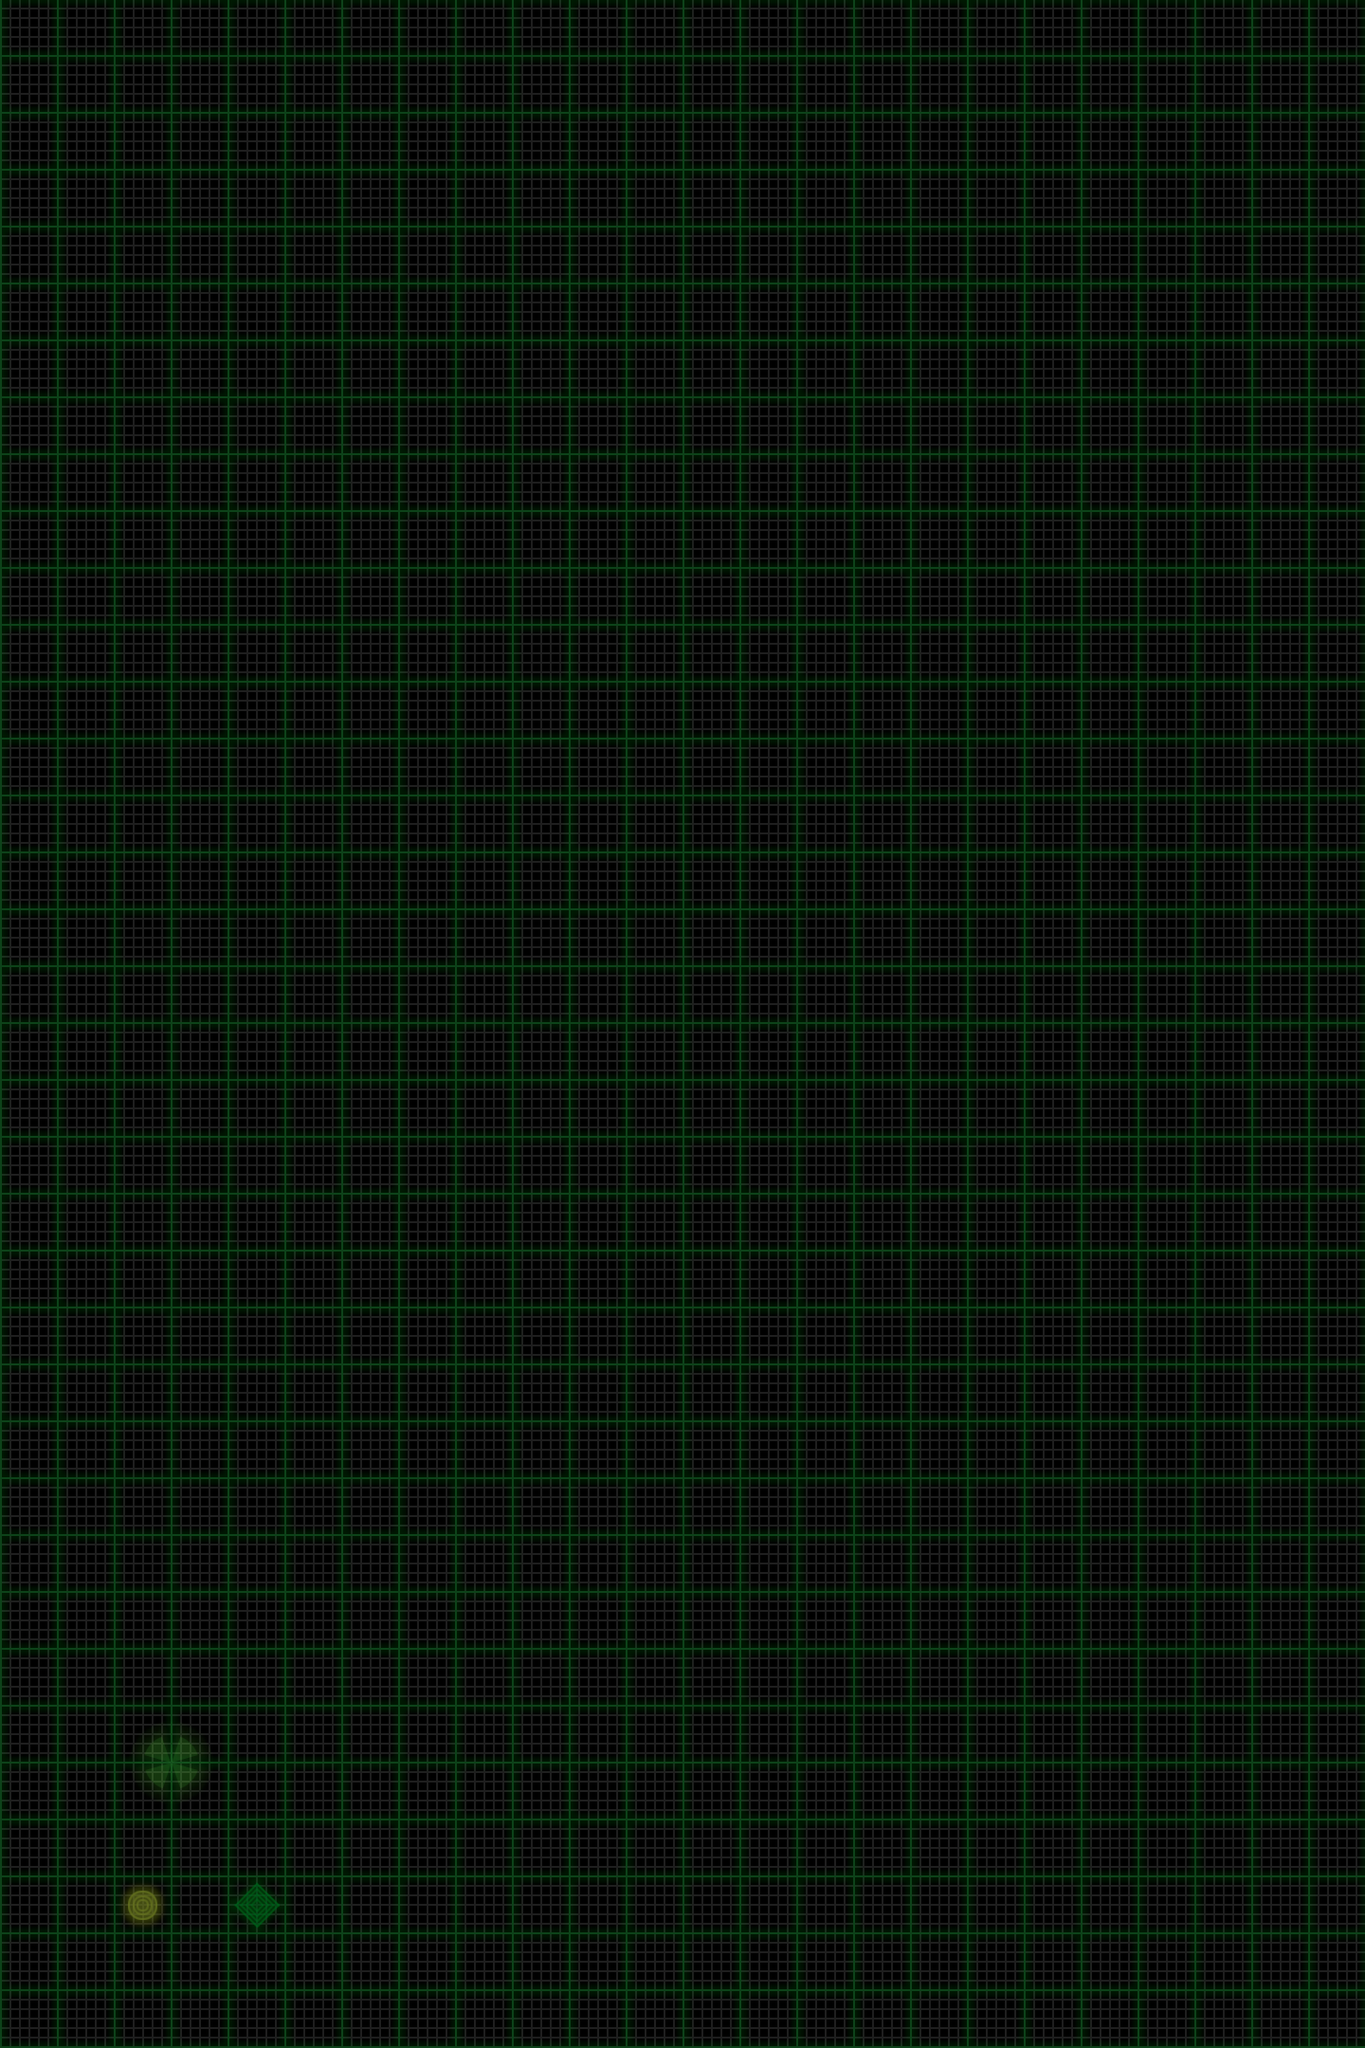

This is a level from a 2D game, rendered from its Tiled map with the project's own tilesets. A one-line summary and the map file follow, with tile-layer data summarised:
An orthogonal 24x36 tile map with 60x60 px tiles, 4 tile layers (map, terrain, items, sand), 2 tilesets and 1 object (startSite).

<map version="1.0" orientation="orthogonal" width="24" height="36" tilewidth="60" tileheight="60">
 <tileset firstgid="1" name="map" tilewidth="60" tileheight="60">
  <image source="map.png" />
  <tile id="0">
   <properties>
    <property name="mapID" value="empty" />
   </properties>
  </tile>
  <tile id="1">
   <properties>
    <property name="mapID" value="down-1" />
   </properties>
  </tile>
  <tile id="2">
   <properties>
    <property name="mapID" value="down-2" />
   </properties>
  </tile>
  <tile id="3">
   <properties>
    <property name="mapID" value="down-3" />
   </properties>
  </tile>
  <tile id="4">
   <properties>
    <property name="mapID" value="down-4" />
   </properties>
  </tile>
  <tile id="5">
   <properties>
    <property name="mapID" value="down-5" />
   </properties>
  </tile>
  <tile id="6">
   <properties>
    <property name="mapID" value="up-1" />
   </properties>
  </tile>
  <tile id="7">
   <properties>
    <property name="mapID" value="up-2" />
   </properties>
  </tile>
  <tile id="8">
   <properties>
    <property name="mapID" value="up-3" />
   </properties>
  </tile>
  <tile id="9">
   <properties>
    <property name="mapID" value="up-4" />
   </properties>
  </tile>
  <tile id="10">
   <properties>
    <property name="mapID" value="up-5" />
   </properties>
  </tile>
 </tileset>
 <tileset firstgid="17" name="items" tilewidth="60" tileheight="60">
  <image source="items.png" />
  <tile id="0">
   <properties>
    <property name="itemID" value="station" />
   </properties>
  </tile>
  <tile id="1">
   <properties>
    <property name="itemID" value="sensorSite" />
   </properties>
  </tile>
  <tile id="8">
   <properties>
    <property name="itemID" value="station" />
   </properties>
  </tile>
  <tile id="9">
   <properties>
    <property name="itemID" value="sensor" />
   </properties>
  </tile>
  <tile id="16">
   <properties>
    <property name="itemID" value="station" />
   </properties>
  </tile>
  <tile id="17">
   <properties>
    <property name="itemID" value="sample" />
   </properties>
  </tile>
  <tile id="24">
   <properties>
    <property name="itemID" value="station" />
   </properties>
  </tile>
 </tileset>
 <layer name="map" width="24" height="36">
  <data>[864 cells, 864 non-empty, 1 distinct tile ids]</data>
 </layer>
 <layer name="terrain" width="24" height="36">
  <data>[864 cells, 0 non-empty, 0 distinct tile ids]</data>
 </layer>
 <layer name="items" width="24" height="36">
  <data>[864 cells, 6 non-empty, 6 distinct tile ids]</data>
 </layer>
 <layer name="sand" width="24" height="36">
  <data>[864 cells, 0 non-empty, 0 distinct tile ids]</data>
 </layer>
 <objectgroup name="objects" width="24" height="36">
  <object name="startSite" x="150" y="1830">
   <properties>
    <property name="bearing" value="south" />
    <property name="energy" value="16" />
    <property name="expectedCodeScore" value="13" />
    <property name="sampleSites" value="1" />
    <property name="sensorSites" value="1" />
    <property name="zoom" value="in" />
   </properties>
  </object>
 </objectgroup>
</map>
